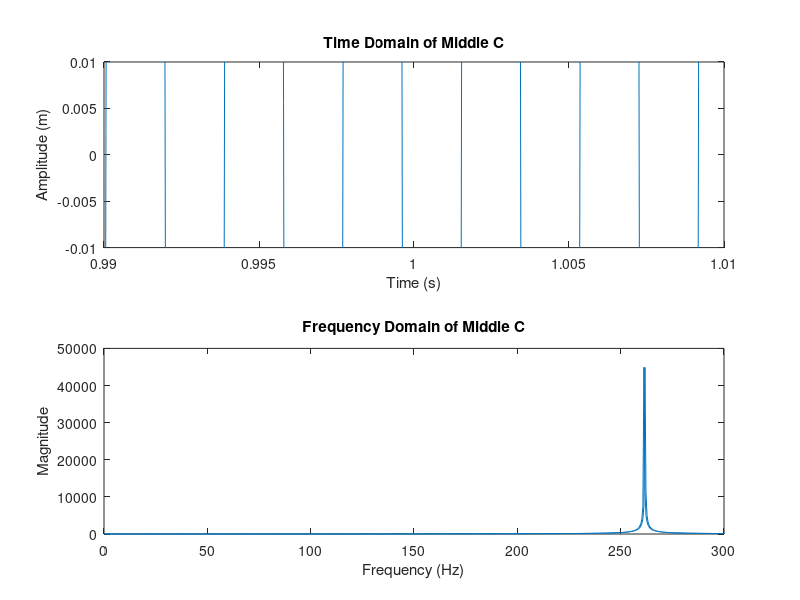

This chart was generated by the following MATLAB code:
%%%%%%%%%%%%%%%%%%%%%%%%%%%%%%%%%%% TASK 1 %%%%%%%%%%%%%%%%%%%%%%%%%%%%%%%%

% To plot and generate a sound, we need a sample frequency and a duration.
% Sample frequency must be at least double the maximum frequency of the
% signal.
middleCFreq = 261.6;

sampleFrequency = 48*10^3; % Sample rate used in high quality music
sampleDuration = 1 / sampleFrequency;
totalDuration = 2;
timeAxis = 0:sampleDuration:totalDuration-sampleDuration;


% w = 2.pi.f
% y = A.sin(w.t+theta)
signal = sin(2*pi*middleCFreq*timeAxis);

%soundObj = audioplayer(amplitudeAxis, sampleFrequency);
%play(soundObj);

% Plotting time domain
figure(1)
ax1 = subplot(2, 1, 1);
plot(timeAxis, signal);
xlabel('Time (s)');
ylabel('Amplitude (m)');
title('Time Domain of Middle C');
zoom xon;
zoom(100);

% Calculate frequency domain
fourierTransform = fft(signal);
fourierTransform = fftshift(fourierTransform);

magnitudeAxis = abs(fourierTransform);
frequencyAxis = abs(sampleFrequency / 2 * linspace(-1, 1, sampleFrequency * 2));

% Plotting frequency domain
ax2 = subplot(2, 1, 2);
plot(frequencyAxis, magnitudeAxis);
xlabel('Frequency (Hz)');
ylabel('Magnitude');
title('Frequency Domain of Middle C');
zoom xon;
zoom(10000);
axis auto;
xlim(ax2, [0 300]);
